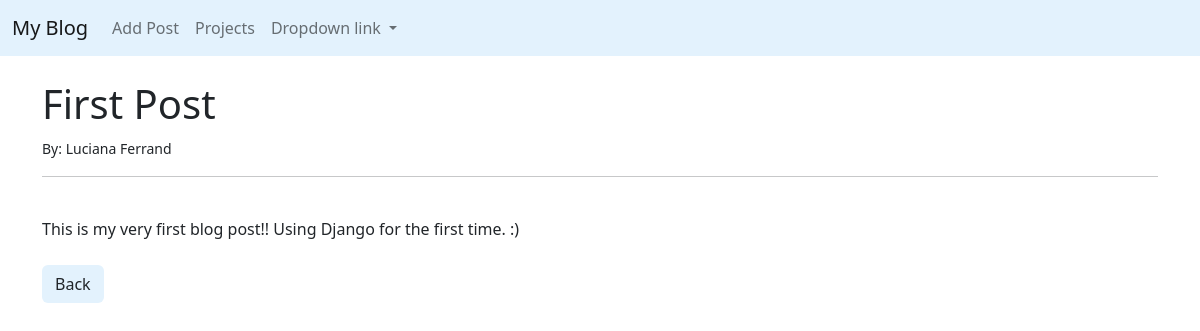
The app's page /article/1 with its own data.
### myblog/models.py (models this page shows, shortened)
class Post(models.Model):
  title = models.CharField(max_length=255)
  title_tag = models.CharField(max_length=255)
  author = models.ForeignKey(User, on_delete=models.CASCADE)
  body = models.TextField()

### myblog/views.py (the view)
# urls.py: path('article/<int:pk>', ArticleDetailView.as_view(), name='article-detail'),
class ArticleDetailView(DetailView):
  model = Post
  template_name = "article_details.html"

### myblog/templates/article_details.html
{%extends 'base.html'%} {%block content%}
<h1>{{ post.title }}</h1>
<small> By: {{ post.author.first_name }} {{ post.author.last_name }} </small
><br />
<hr />
<br />
{{ post.body }}
<br />
<br />
<a href="{% url 'home' %}" class="btn" style="background-color: #e3f2fd"
  >Back</a
>
{%endblock%}

### records on screen
Post: title "First Post", author.first_name "Luciana", author.last_name "Ferrand", body "This is my very first blog post!! Using Django for the first time. :)"
